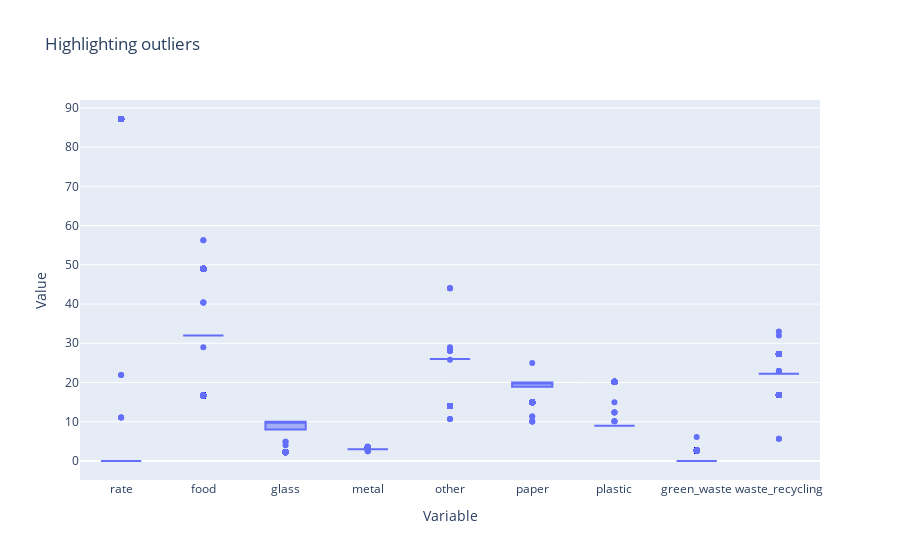

The code cell stored with this chart in its notebook:
### Markdown cell above
Now we do the same plot as just before to se the difference

### Code cell
subset_df = df[['rate', 'food', 'glass', 'metal', 'other', 'paper', 'plastic', 'green_waste', 'waste_recycling']]

fig = px.box(subset_df, title='Highlighting outliers')

fig.update_layout(xaxis_title='Variable', yaxis_title='Value')

fig.show()

### Figure 1 — Plotly figure (JSON) as saved in the notebook; plotly's stock layout.template omitted (floating-point values rounded to 4 significant figures; data arrays with more than 128 entries replaced by an {"elided": "..."} marker saying what was removed)
{"data": [{"alignmentgroup": "True", "hovertemplate": "variable=%{x}<br>value=%{y}<extra></extra>", "legendgroup": "", "marker": {"color": "#636efa"}, "name": "", "notched": false, "offsetgroup": "", "orientation": "v", "showlegend": false, "type": "box", "x": {"elided": "27819 str values"}, "x0": " ", "xaxis": "x", "y": {"elided": "27819 float values"}, "y0": " ", "yaxis": "y"}], "layout": {"boxmode": "group", "legend": {"tracegroupgap": 0}, "title": {"text": "Highlighting outliers"}, "xaxis": {"anchor": "y", "domain": [0, 1], "title": {"text": "Variable"}}, "yaxis": {"anchor": "x", "domain": [0, 1], "title": {"text": "Value"}}}}
